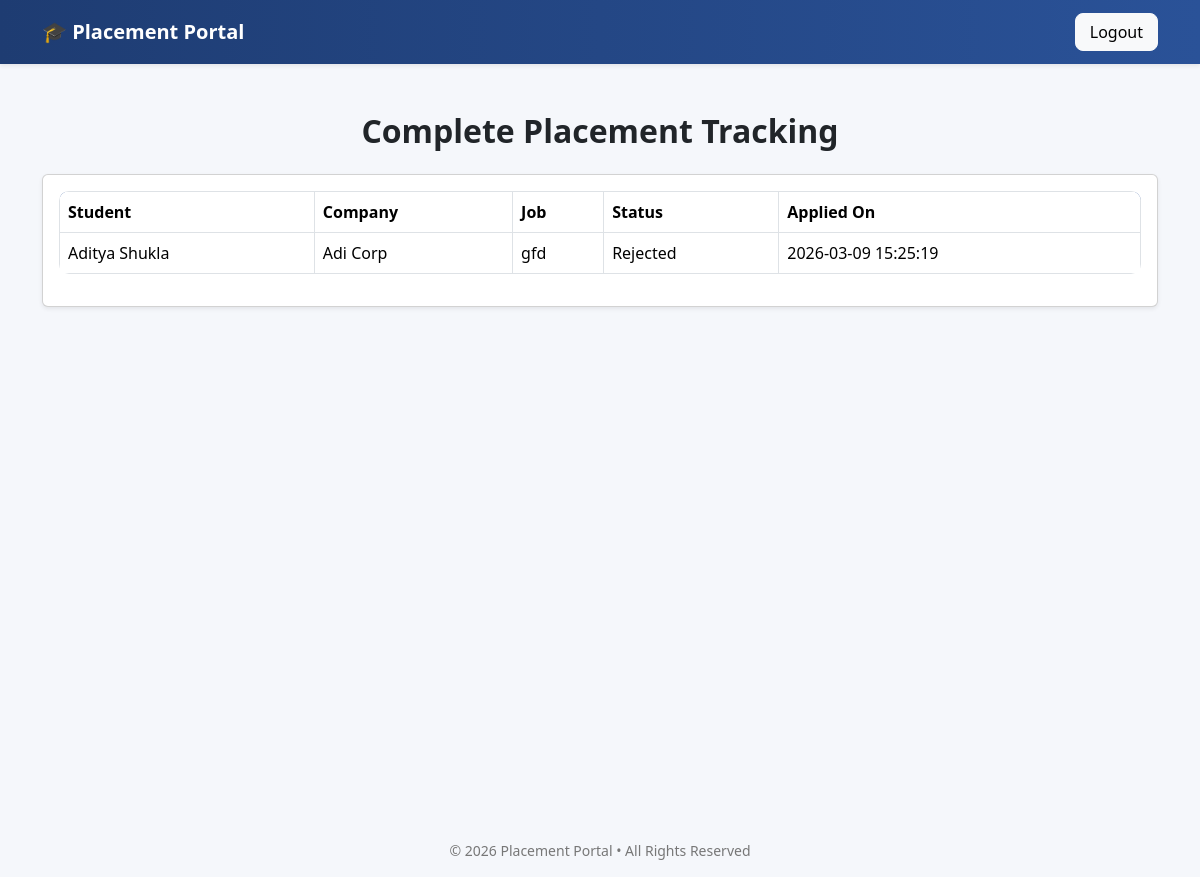
Screenshot of /admin/placement_tracking (signed in) with the database file from the repository.
### tables this page shows
CREATE TABLE applications(
        id INTEGER PRIMARY KEY AUTOINCREMENT,
        student_id INTEGER NOT NULL,
        job_id INTEGER NOT NULL,
        applied_on TIMESTAMP DEFAULT CURRENT_TIMESTAMP,
        status TEXT CHECK(status in ('Applied','Shortlisted','Selected','Rejected')) DEFAULT 'Applied' NOT NULL,
        UNIQUE(student_id, job_id),
        FOREIGN KEY (student_id) REFERENCES students(id)
        ON DELETE CASCADE 
        ON UPDATE CASCADE,
        FOREIGN KEY (job_id) REFERENCES jobs(id)
        ON DELETE CASCADE 
        ON UPDATE CASCADE
    );

CREATE TABLE students(
        id INTEGER PRIMARY KEY AUTOINCREMENT,
        name TEXT NOT NULL,
        email TEXT UNIQUE NOT NULL,
        age INTEGER NOT NULL,
        gender TEXT CHECK(gender in ('Male','Female','Other')) NOT NULL,
        hashed_password TEXT NOT NULL,
        resume_path TEXT,
        skills TEXT,
        branch TEXT NOT NULL,
        cgpa REAL CHECK(cgpa BETWEEN 0 AND 10) DEFAULT 0,
        is_active INTEGER DEFAULT 1 NOT NULL,
        created_at TIMESTAMP DEFAULT CURRENT_TIMESTAMP
    );

CREATE TABLE companies(
        id INTEGER PRIMARY KEY AUTOINCREMENT,
        company_name TEXT NOT NULL,
        email TEXT UNIQUE NOT NULL,
        hashed_password TEXT NOT NULL,
        hr_contact TEXT NOT NULL,
        website TEXT,
        approval_status TEXT CHECK(approval_status IN ('Pending','Approved','Rejected')) DEFAULT 'Pending' NOT NULL,
        is_blacklisted INTEGER DEFAULT 0 NOT NULL,
        created_at TIMESTAMP DEFAULT CURRENT_TIMESTAMP
    );

CREATE TABLE jobs(
        id INTEGER PRIMARY KEY AUTOINCREMENT,
        company_id INTEGER NOT NULL,
        title TEXT NOT NULL,
        description TEXT NOT NULL,
        eligibility_criteria TEXT NOT NULL,
        deadline TEXT NOT NULL,
        required_skills TEXT,
        experience_required TEXT,
        salary_range TEXT,
        job_type TEXT CHECK(job_type IN ('Full-time','Internship','Contract')) DEFAULT 'Full-time',
        location TEXT,
        status TEXT CHECK(status in ('Pending','Approved','Closed')) DEFAULT 'Pending' NOT NULL,
        created_at TIMESTAMP DEFAULT CURRENT_TIMESTAMP,
        FOREIGN KEY (company_id) REFERENCES companies(id)
        ON DELETE CASCADE
        ON UPDATE CASCADE
    );

### app.py (the view)
@app.route("/admin/placement_tracking")
@login_required
def placement_tracking():
    if current_user.role != "admin":
        flash("Unauthorized access")
        return redirect(url_for("login"))
    con = sqlite3.connect("placement.db")
    cur = con.cursor()
    cur.execute("""
        SELECT students.name,
               companies.company_name,
               jobs.title,
               applications.status,
               applications.applied_on
        FROM applications
        JOIN students ON applications.student_id = students.id
        JOIN jobs ON applications.job_id = jobs.id
        JOIN companies ON jobs.company_id = companies.id
        ORDER BY applications.applied_on DESC
    """)
    applications = cur.fetchall()
    con.close()
    return render_template("admin_application_tracking.html", applications=applications)

### app.py (called while the page is built)
@login_manager.user_loader
def load_user(user_id):
    try:
        role, actual_id = user_id.split("-")
        return User(int(actual_id), role)
    except (ValueError, AttributeError):
        return None

### templates/admin_application_tracking.html (shortened to what this page needs)
{% extends "base.html" %}
{% block content %}
<div class="container mt-5">
    <h2 class="mb-4 text-center">Complete Placement Tracking</h2>
    <div class="card shadow-sm">
        <div class="card-body">
            <div class="table-responsive">
                <table class="table table-bordered align-middle">
                    <thead>
                        <tr>
                            <th>Student</th>
                            <th>Company</th>
                            <th>Job</th>
                            <th>Status</th>
                            <th>Applied On</th>
                        </tr>
                    </thead>
                    <tbody>
                        {% for row in applications %}
                        <tr>
                            <td>{{ row[0] }}</td>
                            <td>{{ row[1] }}</td>
                            <td>{{ row[2] }}</td>
                            <td>{{ row[3] }}</td>
                            <td>{{ row[4] }}</td>
                        </tr>
                        {% endfor %}
                    </tbody>
                </table>
            </div>
        </div>
    </div>
</div>
{% endblock %}

### static/css/admin.css (style rules this page uses)
body { background-color:#f5f7fb; font-family: 'Segoe UI', Tahoma, Geneva, Verdana, sans-serif; }
h2,h4 { font-weight:600; }
.table { background:white; border-radius:10px; overflow:hidden; }
.table thead { background:#2a5298; color:white; }

### rows the page displays
applications: name "Aditya Shukla", company_name "Adi Corp", title "gfd", status "Rejected", applied_on "2026-03-09 15:25:19"
